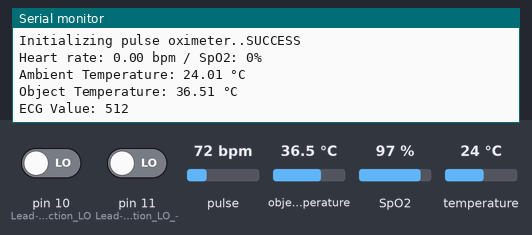
A sketch run on a simulated Arduino Uno, built with avr-gcc and run on an emulated ATmega328P. Parts: the last lines printed to the serial monitor. The inputs (shaded band) are chosen by the test bench; at power-on: pin 10 (Lead-off_detection_LO) LOW, pulse 72 bpm, object temperature 36.5 °C, SpO2 97 %, temperature 24 °C, pin 11 (Lead-off_detection_LO_-) LOW.

Above: at 1.2 s.
1.3 s: pin 10 (Lead-off_detection_LO) driven HIGH
At 2.9 s:
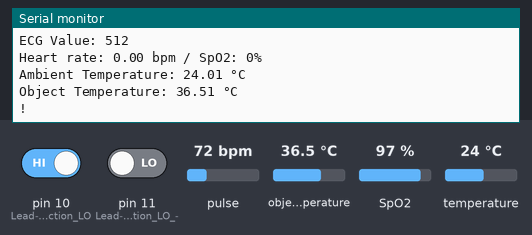
4.6 s: pulse set to 42 bpm
6.1 s: object temperature set to 20 °C
At 7.1 s:
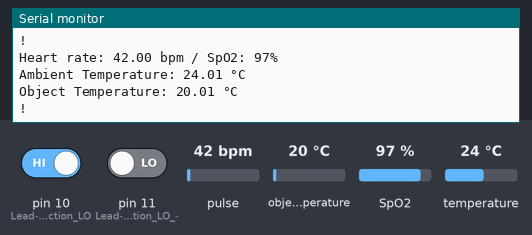
7.6 s: SpO2 set to 80 %
9.1 s: temperature set to 12 °C
At 10.2 s:
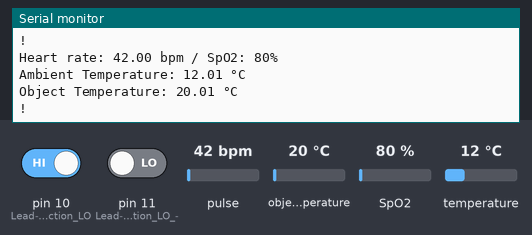
Timing chart, 0 to 12.1 s (numbered marks = the images above; inputs shaded):
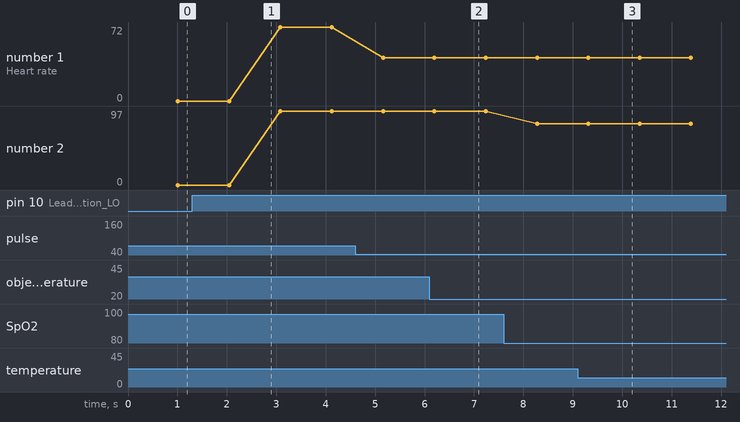

The sketch:

SensorsWithArduino.ino
```cpp
#include <Wire.h>
#include "MAX30100_PulseOximeter.h"
#include <Adafruit_MLX90614.h>

#define REPORTING_PERIOD_MS 1000

PulseOximeter pox;
uint32_t tsLastReport = 0;

Adafruit_MLX90614 mlx;

void onBeatDetected() {
    Serial.println("Beat!");
}

void setup() {
    Serial.begin(9600);
    Serial.print("Initializing pulse oximeter..");

    // Initialize the PulseOximeter instance
    // Failures are generally due to improper I2C wiring, missing power supply
    // or wrong target chip
    if (!pox.begin()) {
        Serial.println("FAILED");
        for(;;);  // Stop execution if initialization fails
    } else {
        Serial.println("SUCCESS");
    }
    pox.setIRLedCurrent(MAX30100_LED_CURR_7_6MA);

    // Initialize MLX90614
    mlx.begin();

    // Setup for ECG lead off detection
    pinMode(10, INPUT);  // Lead-off detection LO +
    pinMode(11, INPUT);  // Lead-off detection LO -
}

void loop() {
    // Make sure to call update as fast as possible
    pox.update();

    // Report data every REPORTING_PERIOD_MS milliseconds
    if (millis() - tsLastReport > REPORTING_PERIOD_MS) {
        // Heart rate and SpO2 readings from Pulse Oximeter
        Serial.print("Heart rate: ");
        Serial.print(pox.getHeartRate());
        Serial.print(" bpm / SpO2: ");
        Serial.print(pox.getSpO2());
        Serial.println("%");

        // Read temperature from MLX90614 sensor
        float ambientTemp = mlx.readAmbientTempC();
        float objectTemp = mlx.readObjectTempC();

        Serial.print("Ambient Temperature: ");
        Serial.print(ambientTemp);
        Serial.println(" °C");

        Serial.print("Object Temperature: ");
        Serial.print(objectTemp);
        Serial.println(" °C");

        // Check ECG lead-off status
        if ((digitalRead(10) == 1) || (digitalRead(11) == 1)) {
            Serial.println('!');
        } else {
            // Read ECG analog value
            Serial.print("ECG Value: ");
            Serial.println(analogRead(A0));
        }

        // Update the timestamp for the next report
        tsLastReport = millis();
    }

    // Add delay if needed to prevent serial flooding
}
```

Measured:
- after the input at 1.3 s, the serial monitor: prints a new line after 0.85 s (image 1)
- after the input at 6.1 s, the serial monitor: prints a new line after 0.17 s (image 2)
- after the input at 9.1 s, the serial monitor: prints a new line after 0.25 s (image 3)
- plotted number 1: 72 → 42 after the input at 4.6 s
- plotted number 2: 97 → 80 after the input at 7.6 s
